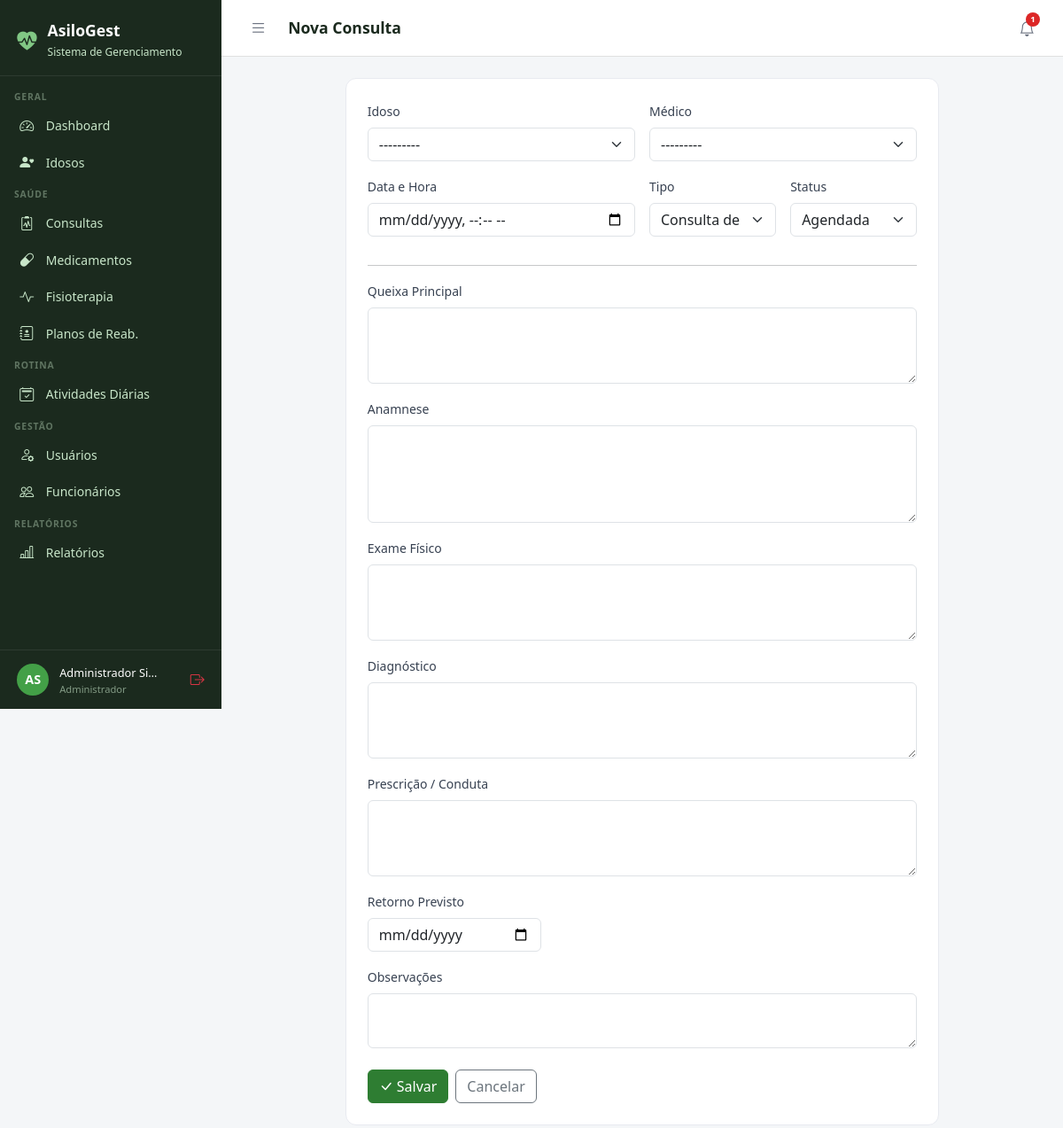
The page /consultas/novo/ (signed in) on the database its author committed.
### core/models.py (models this page shows, shortened)
class Usuario(AbstractUser):
    PERFIL_CHOICES = [
        ('administrador', 'Administrador'),
        ('medico', 'Médico'),
        ('fisioterapeuta', 'Fisioterapeuta'),
        ('enfermeiro', 'Enfermeiro(a)'),
        ('recepcionista', 'Recepcionista'),
        ('familiar', 'Familiar do Idoso'),
    ]
    perfil = models.CharField(
        max_length=20, choices=PERFIL_CHOICES,
        default='recepcionista', verbose_name='Perfil de Acesso'
    )
    telefone = models.CharField(max_length=15, blank=True, verbose_name='Telefone')
    cpf = models.CharField(max_length=14, unique=True, null=True, blank=True, verbose_name='CPF')
    foto = models.ImageField(upload_to='usuarios/', blank=True, null=True, verbose_name='Foto')
    data_nascimento = models.DateField(null=True, blank=True, verbose_name='Data de Nascimento')
    especialidade = models.CharField(
        max_length=100, blank=True, verbose_name='Especialidade',
        help_text='Preencha para Médico ou Fisioterapeuta'
    )
    data_admissao = models.DateField(null=True, blank=True, verbose_name='Data de Admissão')
    primeiro_acesso = models.BooleanField(
        default=True, verbose_name='Primeiro Acesso',
        help_text='Usuário deve definir senha no primeiro login'
    )
    ativo = models.BooleanField(default=True, verbose_name='Ativo')
    criado_em = models.DateTimeField(auto_now_add=True)
    class Meta:
        verbose_name = 'Usuário'
        verbose_name_plural = 'Usuários'
        ordering = ['first_name', 'last_name']
    def __str__(self):
        return f"{self.get_full_name()} ({self.get_perfil_display()})"
    @property
    def is_administrador(self):
        return self.perfil == 'administrador' or self.is_superuser
    @property
    def is_fisioterapeuta(self):
        return self.perfil == 'fisioterapeuta'
    @property
    def is_familiar(self):
        return self.perfil == 'familiar'
    @property
    def pode_ver_saude(self):
        return (self.is_administrador or self.is_medico
                or self.is_fisioterapeuta or self.is_enfermeiro)
    @property
    def pode_cadastrar_usuarios(self):
        return self.is_administrador or self.is_recepcionista
    @property
    def pode_administrar(self):
        return self.is_administrador

### consultas/views.py (the view)
# urls.py: path('novo/', views.novo, name='novo'),
@login_required
@perfil_required('administrador', 'medico', 'recepcionista')
def novo(request):
    form = ConsultaForm(request.POST or None)
    if form.is_valid():
        form.save()
        messages.success(request, 'Consulta agendada!')
        return redirect('consultas:lista')
    return render(request, 'consultas/form.html', {'form': form, 'titulo': 'Nova Consulta'})

### idosos/models.py (called while the page is built)
    def __str__(self):
        return self.nome

### templates/consultas/form.html (shortened to what this page needs)
{% extends 'base.html' %}
{% block title %}{{ titulo }}{% endblock %}{% block page_title %}{{ titulo }}{% endblock %}
{% block content %}<div class="row justify-content-center"><div class="col-lg-9"><div class="form-card">
<form method="post">{% csrf_token %}
<div class="row g-3">
  <div class="col-md-6"><label class="form-label">Idoso</label>{{ form.idoso }}</div>
  <div class="col-md-6"><label class="form-label">Médico</label>{{ form.medico }}</div>
  <div class="col-md-6"><label class="form-label">Data e Hora</label>{{ form.data_hora }}</div>
  <div class="col-md-3"><label class="form-label">Tipo</label>{{ form.tipo }}</div>
  <div class="col-md-3"><label class="form-label">Status</label>{{ form.status }}</div>
  <div class="col-12"><hr><label class="form-label">Queixa Principal</label>{{ form.queixa_principal }}</div>
  <div class="col-12"><label class="form-label">Anamnese</label>{{ form.anamnese }}</div>
  <div class="col-12"><label class="form-label">Exame Físico</label>{{ form.exame_fisico }}</div>
  <div class="col-12"><label class="form-label">Diagnóstico</label>{{ form.diagnostico }}</div>
  <div class="col-12"><label class="form-label">Prescrição / Conduta</label>{{ form.prescricao }}</div>
  <div class="col-md-4"><label class="form-label">Retorno Previsto</label>{{ form.retorno_em }}</div>
  <div class="col-12"><label class="form-label">Observações</label>{{ form.observacoes }}</div>
  <div class="col-12 d-flex gap-2 pt-2">
    <button type="submit" class="btn btn-primary"><i class="bi bi-check-lg me-1"></i>Salvar</button>
    <a href="{% url 'consultas:lista' %}" class="btn btn-outline-secondary">Cancelar</a>
  </div>
</div></form></div></div></div>{% endblock %}

### templates/base.html (shortened to what this page needs)
<!DOCTYPE html>
<html lang="pt-br">
<head>
  <link href="https://cdn.jsdelivr.net/npm/bootstrap@5.3.0/dist/css/bootstrap.min.css" rel="stylesheet">
  <link href="https://cdn.jsdelivr.net/npm/bootstrap-icons@1.11.0/font/bootstrap-icons.css" rel="stylesheet">
</head>
<body>
{% if user.is_authenticated %}
<div id="sidebar">
  <div class="sidebar-brand">
    <i class="bi bi-heart-pulse-fill" style="color:#81C784;font-size:1.4rem;"></i>
    <div>
      <h5 style="margin:0;">AsiloGest</h5>
      <small>Sistema de Gerenciamento</small>
    </div>
  </div>
  <nav class="sidebar-nav">
    <div class="nav-section">Geral</div>
    <a href="{% url 'dashboard' %}" class="sidebar-link {% if request.resolver_match.url_name == 'dashboard' %}active{% endif %}">
      <i class="bi bi-speedometer2"></i> Dashboard
    </a>
    <a href="{% url 'idosos:lista' %}" class="sidebar-link">
      <i class="bi bi-person-heart"></i>
      {% if user.is_familiar %}Meus Familiares{% else %}Idosos{% endif %}
    </a>
    {% if user.pode_ver_saude or user.is_familiar %}
    <div class="nav-section">Saúde</div>
    <a href="{% url 'consultas:lista' %}" class="sidebar-link">
      <i class="bi bi-clipboard2-pulse"></i> Consultas
    </a>
    <a href="{% url 'medicamentos:lista' %}" class="sidebar-link">
      <i class="bi bi-capsule"></i> Medicamentos
    </a>
    <a href="{% url 'fisioterapia:lista' %}" class="sidebar-link">
      <i class="bi bi-activity"></i> Fisioterapia
    </a>
    {% if user.pode_ver_saude and not user.is_familiar %}
    <a href="{% url 'fisioterapia:planos_lista' %}" class="sidebar-link">
      <i class="bi bi-journal-medical"></i> Planos de Reab.
    </a>
    {% endif %}
    {% endif %}
    <div class="nav-section">Rotina</div>
    <a href="{% url 'atividades:lista' %}" class="sidebar-link">
      <i class="bi bi-calendar2-check"></i> Atividades Diárias
    </a>
    {% if user.pode_cadastrar_usuarios %}
    <div class="nav-section">Gestão</div>
    <a href="{% url 'usuarios_lista' %}" class="sidebar-link">
      <i class="bi bi-person-gear"></i> Usuários
    </a>
    {% endif %}
    {% if user.pode_administrar %}
    <a href="{% url 'funcionarios:lista' %}" class="sidebar-link">
      <i class="bi bi-people"></i> Funcionários
    </a>
    {% endif %}
    {% if user.pode_ver_saude or user.pode_administrar %}
    <div class="nav-section">Relatórios</div>
    <a href="{% url 'relatorios:lista' %}" class="sidebar-link">
      <i class="bi bi-bar-chart-line"></i> Relatórios
    </a>
    {% endif %}
  </nav>
  <div class="sidebar-user">
    <div class="avatar">{{ user.first_name|first|upper }}{{ user.last_name|first|upper }}</div>
    <div class="info" style="min-width:0;flex:1;">
      <span>{{ user.get_full_name|truncatechars:18 }}</span>
      <small>{{ user.get_perfil_display }}</small>
    </div>
    <a href="{% url 'logout' %}" class="text-danger" title="Sair" style="flex-shrink:0;">
      <i class="bi bi-box-arrow-right"></i>
    </a>
  </div>
</div>
<div id="main">
  <div class="topbar">
    <div class="topbar-left">
      <button class="btn-toggle-sidebar" onclick="toggleSidebar()" title="Menu">
        <i class="bi bi-list"></i>
      </button>
      <h4>{% block page_title %}{% endblock %}</h4>
    </div>
    <div class="d-flex align-items-center gap-2">
      <div style="position:relative;">
        <button class="notif-btn" id="notifBtn" onclick="toggleNotif()" title="Notificações">
          <i class="bi bi-bell"></i>
          {% if notif_count %}
          <span class="notif-badge">{{ notif_count }}</span>
          {% endif %}
        </button>
      </div>
    </div>
  </div>
  <div class="content">
    {% block content %}{% endblock %}
  </div>
</div>
{% else %}
{% block full_content %}{% endblock %}
{% endif %}
</body>
</html>

### templates/base.html (style rules this page uses)
:root { --sidebar-width: 250px; --primary: #2E7D32; --primary-light: #43A047; --accent: #1565C0; --bg-sidebar: #1B2A1E; --bg-sidebar-hover: #2E4A33; --text-sidebar: #C8E6C9; --transition: 0.3s ease; }
body { background: #F4F6F8; font-family: 'Segoe UI', sans-serif; }
#sidebar { position: fixed; top: 0; left: 0; width: var(--sidebar-width); height: 100vh; background: var(--bg-sidebar); z-index: 1000; display: flex; flex-direction: column; overflow-y: auto; transition: transform var(--transition); }
.sidebar-brand { padding: 1.5rem 1.2rem 1rem; border-bottom: 1px solid rgba(255,255,255,0.08); display: flex; align-items: center; gap: .75rem; }
.sidebar-brand h5 { color: #fff; font-weight: 700; margin: 0; font-size: 1.1rem; }
.sidebar-brand small { color: var(--text-sidebar); font-size: .75rem; }
.sidebar-nav { padding: .5rem 0; flex: 1; }
.nav-section { padding: .5rem 1rem .2rem; color: rgba(200,230,201,.4); font-size: .65rem; font-weight: 700; letter-spacing: .08em; text-transform: uppercase; }
.sidebar-link { display: flex; align-items: center; gap: .65rem; padding: .55rem 1.2rem; color: var(--text-sidebar); text-decoration: none; font-size: .875rem; transition: all .2s; border-left: 3px solid transparent; }
.sidebar-link i { font-size: 1rem; width: 1.2rem; }
.sidebar-user { padding: .8rem 1.2rem; border-top: 1px solid rgba(255,255,255,0.08); display: flex; align-items: center; gap: .75rem; }
.sidebar-user .avatar { width: 36px; height: 36px; background: var(--primary-light); border-radius: 50%; display: flex; align-items: center; justify-content: center; color: #fff; font-weight: 700; font-size: .9rem; flex-shrink: 0; }
.sidebar-user .info small { color: rgba(200,230,201,.6); font-size: .7rem; display: block; }
.sidebar-user .info span { color: #fff; font-size: .8rem; }
#main { margin-left: var(--sidebar-width); min-height: 100vh; display: flex; flex-direction: column; transition: margin-left var(--transition); }
.topbar { background: #fff; border-bottom: 1px solid #E0E0E0; padding: .75rem 1.5rem; display: flex; align-items: center; justify-content: space-between; position: sticky; top: 0; z-index: 999; }
.topbar-left { display: flex; align-items: center; gap: 1rem; }
.topbar h4 { margin: 0; font-size: 1.1rem; font-weight: 600; color: #1B2A1E; }
.btn-toggle-sidebar { background: none; border: none; padding: .4rem .5rem; color: #6B7280; cursor: pointer; border-radius: 6px; font-size: 1.2rem; line-height: 1; transition: background .2s, color .2s; }
.notif-btn { position: relative; background: none; border: none; padding: .4rem .5rem; color: #6B7280; cursor: pointer; border-radius: 6px; font-size: 1.1rem; transition: background .2s, color .2s; }
.notif-badge { position: absolute; top: 2px; right: 2px; background: #DC2626; color: #fff; font-size: .6rem; font-weight: 700; min-width: 16px; height: 16px; border-radius: 8px; padding: 0 4px; display: flex; align-items: center; justify-content: center; }
.content { padding: 1.5rem; flex: 1; }
.form-card { background: #fff; border-radius: 12px; border: 1px solid #E8EAF0; padding: 1.5rem; }
.form-label { font-weight: 500; font-size: .875rem; color: #374151; }
.btn-primary { background: var(--primary); border-color: var(--primary); }

### rows shown on the page
Usuario: first_name|first "A", last_name|first "S", get_full_name "Administrador Si…", perfil "Administrador"

### other values the page prints
{{ titulo }} "Nova Consulta"
{{ notif_count }} "1"
